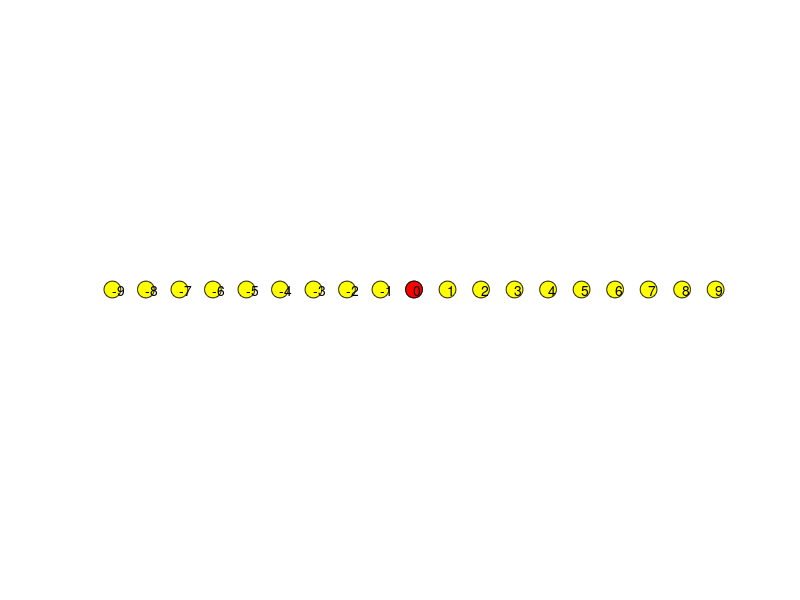

Source code (MATLAB): (Note: this script raises an error after producing the figure.)
function grafica()
    clf
    hold on
    axis equal
    axis off
    n=9;
    N=10;
    p=0.5;
    for i=-n:n
        rectangle('Position',[i, 0,0.5,0.5],'Curvature',[1,1],'Facecolor','yellow')
        nr=num2str(i);
        text(i+0.25,0.25,nr)      
    end
    poz=0;
    rectangle('Position',[poz, 0,0.5,0.5],'Curvature',[1,1],'Facecolor','red')
    nr=num2str(poz);
    text(poz+0.25,0.25,nr) 
    pozitii=zeros(1,n+1);
    matrice=zeros(N,n+1);
    
    for j=1:N
        poz=0;
        
        for i=1:n
            nr=Bern(p);
            if nr==0
                
                rectangle('Position',[poz, 0,0.5,0.5],'Curvature',[1,1],'Facecolor','yellow')
                nr=num2str(poz);
                text(poz+0.25,0.25,nr) 
                poz=poz-1;
                pozitii(i+1)=poz;
                rectangle('Position',[poz, 0,0.5,0.5],'Curvature',[1,1],'Facecolor','red')
                nr=num2str(poz);
                text(poz+0.25,0.25,nr) 
            else
               
                rectangle('Position',[poz, 0,0.5,0.5],'Curvature',[1,1],'Facecolor','yellow')
                nr=num2str(poz);
                text(poz+0.25,0.25,nr) 
                poz=poz+1;
                pozitii(i+1)=poz;
                rectangle('Position',[poz, 0,0.5,0.5],'Curvature',[1,1],'Facecolor','red')
                nr=num2str(poz);
                text(poz+0.25,0.25,nr) 
            end
        end
    matrice(j,:)=pozitii;
    end
    
    
    
    pasi=zeros(1,N);
    
    for i=1:N
        nrPasi=0;
        for j=1:n
            if matrice(i,j+1)==nrPasi+1
                nrPasi=nrPasi+1;
            else 
                break
            end
        end
        pasi(i)=nrPasi;
    end
    matrice
    pasi
    media=mean(pasi)
    figure
    hist(matrice)
end